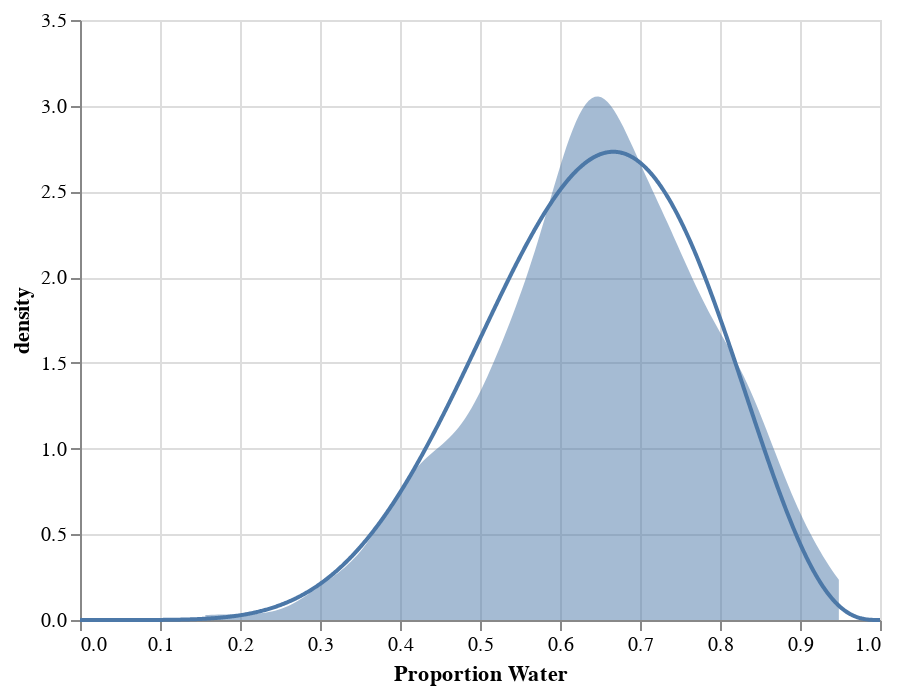

The cell this chart's notebook holds for it:
### Code cell
xs = np.linspace(0, 1, 1000)
beta = stats.beta(W+1, L+1).pdf(xs)
source = pd.DataFrame({"xs": xs,
                       "density": beta})
line_chart = (alt
              .Chart(source)
              .mark_line()
              .encode(x=alt.X('xs', title="Proportion Water"),
                      y="density"))

source = pd.DataFrame({"samples": p})
dens_chart = (alt
              .Chart(source)              
              .transform_density('samples',
                                 as_=['samples', 'density'])
              .mark_line()
              .mark_area(opacity=0.5)
              .encode(x="samples:Q",
                      y='density:Q')
              .properties(title=''))

line_chart + dens_chart

### Figure 1 — Vega-Lite specification as saved in the notebook (floating-point values rounded to 4 significant figures; data arrays with more than 128 entries replaced by an {"elided": "..."} marker saying what was removed)
{"config": {"view": {"continuousWidth": 400, "continuousHeight": 300}}, "layer": [{"data": {"name": "data-b062b458c438764017736b994902cfce"}, "mark": "line", "encoding": {"x": {"type": "quantitative", "field": "xs", "title": "Proportion Water"}, "y": {"type": "quantitative", "field": "density"}}}, {"data": {"name": "data-b8d6ed12fc8db4291ea9c5cd969bb7a8"}, "mark": {"type": "area", "opacity": 0.5}, "encoding": {"x": {"type": "quantitative", "field": "samples"}, "y": {"type": "quantitative", "field": "density"}}, "title": "", "transform": [{"density": "samples", "as": ["samples", "density"]}]}], "$schema": "https://vega.github.io/schema/vega-lite/v4.8.1.json", "datasets": {"data-b062b458c438764017736b994902cfce": {"elided": "1000 records"}, "data-b8d6ed12fc8db4291ea9c5cd969bb7a8": {"elided": "1000 records"}}}
